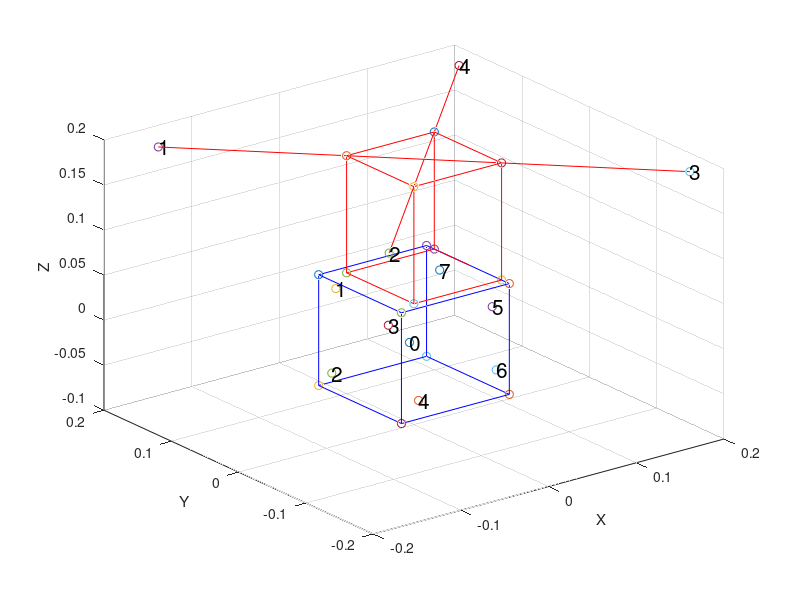

The MATLAB script that drew this image:
function plot_structure()

    vertex_array = [...
            0.0615   -0.0615   -0.0615;
            0.0615    0.0615    0.0615;
            0.0615    0.0615   -0.0615;
           -0.0615    0.0615    0.0615;
           -0.0615    0.0615   -0.0615;
           -0.0615   -0.0615    0.0615;
           -0.0615   -0.0615   -0.0615;
            0.0615   -0.0615    0.0615];
    micPos = [...
            0.0420    0.0615   -0.0410;
           -0.0420    0.0615    0.0410;
           -0.0615    0.0420   -0.0410;
           -0.0615   -0.0420    0.0410;
           -0.0420   -0.0615   -0.0410;
            0.0420   -0.0615    0.0410;
            0.0615   -0.0420   -0.0410;
            0.0615    0.0420    0.0410];
  
    array_to_drone_base = [...
           0.0615, -0.05 ,0.0615;
           0.0615,  0.05 ,0.0615;
          -0.0385,  0.05 ,0.0615
          -0.0385, -0.05 ,0.0615;
           0.0615, -0.05 ,0.1915;
           0.0615,  0.05 ,0.1915;
          -0.0385,  0.05 ,0.1915
          -0.0385, -0.05 ,0.1915;];
        
    nMic = size(micPos,1);

    line = @(p1, p2, c) plot3([p1(1), p2(1)], [p1(2), p2(2)], [p1(3), p2(3)], c);
    
    %%% plot microphones
    pairs_connected = ...
        [ 1,3; 3,5; 5,7; 7,1;
          2,4; 4,6; 6,8; 8,2;
          1,8; 3,2; 5,4; 7,6];
    nEdges = size(pairs_connected,1);
    for i = 1:nMic
        scatter3(micPos(i,1), micPos(i,2), micPos(i,3));
        hold on
        text(micPos(i,1), micPos(i,2), micPos(i,3), num2str(i-1), 'FontSize', 15)
        scatter3(vertex_array(i,1), vertex_array(i,2), vertex_array(i,3));
    end
    
    xlabel('X')
    ylabel('Y')
    zlabel('Z')
    
    %%% plot microphone array structure
    for i = 1:nEdges
        line(vertex_array(pairs_connected(i,1),:), ...
             vertex_array(pairs_connected(i,2),:), 'b');
    end

    %%% plot drone structure
    % array support
    for i = 1:size(array_to_drone_base,1)
        scatter3(array_to_drone_base(i,1), array_to_drone_base(i,2), array_to_drone_base(i,3));
    end
    pairs_connected = ...
        [ 1,2; 2,3; 3,4; 4,1;
          5,6; 6,7; 7,8; 8,5;
          1,5; 2,6; 3,7; 4,8];
    for i = 1:nEdges
        line(array_to_drone_base(pairs_connected(i,1),:), ...
             array_to_drone_base(pairs_connected(i,2),:), 'r');
    end
    % rotors supports
    r = 0.485/2;
    rotors_pos = zeros(4,3);
    angle = 45:90:359;
    offset = [mean(array_to_drone_base(1:4,1),1), mean(array_to_drone_base(1:4,2),1), 0];
    for i = 1:size(rotors_pos,1)
       rotors_pos(i,:) = [r*cosd(angle(i) + 90), r*sind(angle(i) + 90), array_to_drone_base(end,3)] ...
                         + offset;
       scatter3(rotors_pos(i,1), rotors_pos(i,2), rotors_pos(i,3))
       text(rotors_pos(i,1), rotors_pos(i,2), rotors_pos(i,3), ...
            num2str(i), 'FontSize',15)
    end
    pairs_connected = [ 1,3; 2,4];
    for i = 1:size(pairs_connected,1)
        line(rotors_pos(pairs_connected(i,1),:), ...
             rotors_pos(pairs_connected(i,2),:), 'r');
    end
    
    hold off
end